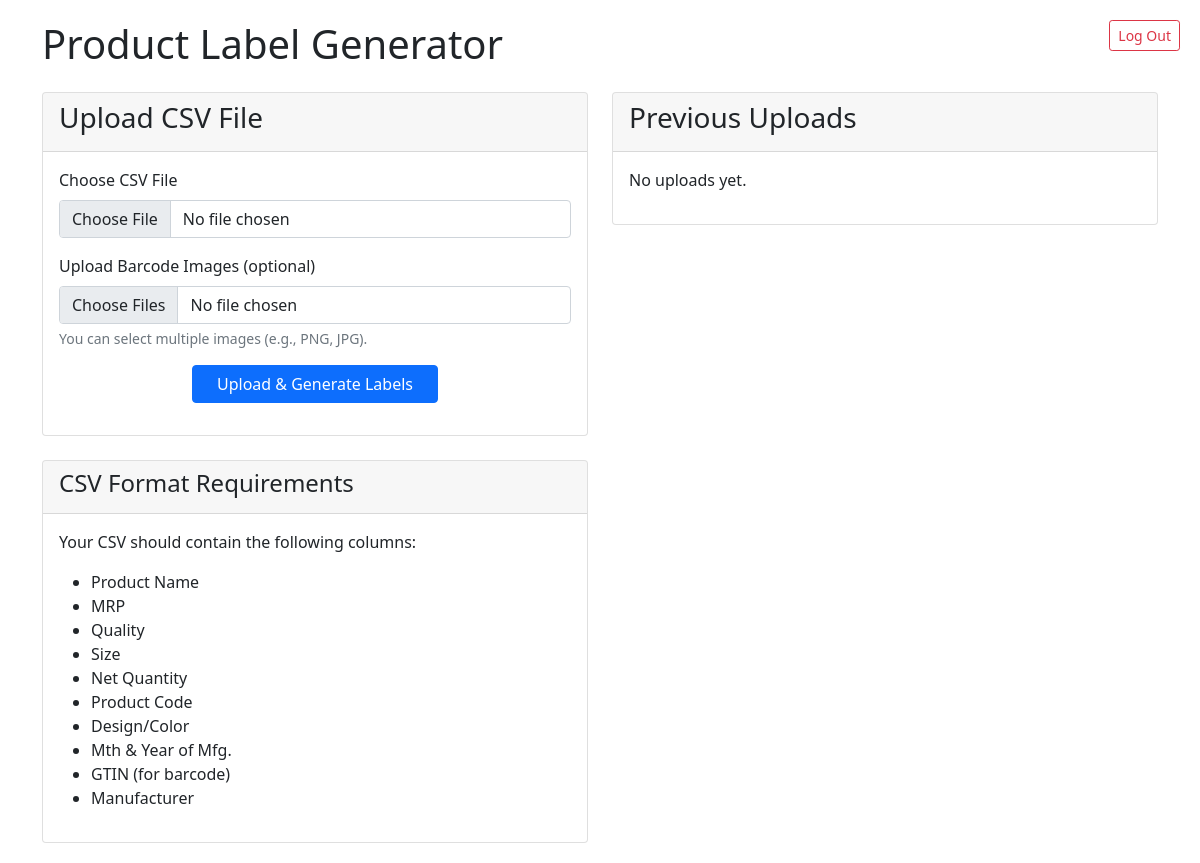
Before: / (signed in) with the older database file.
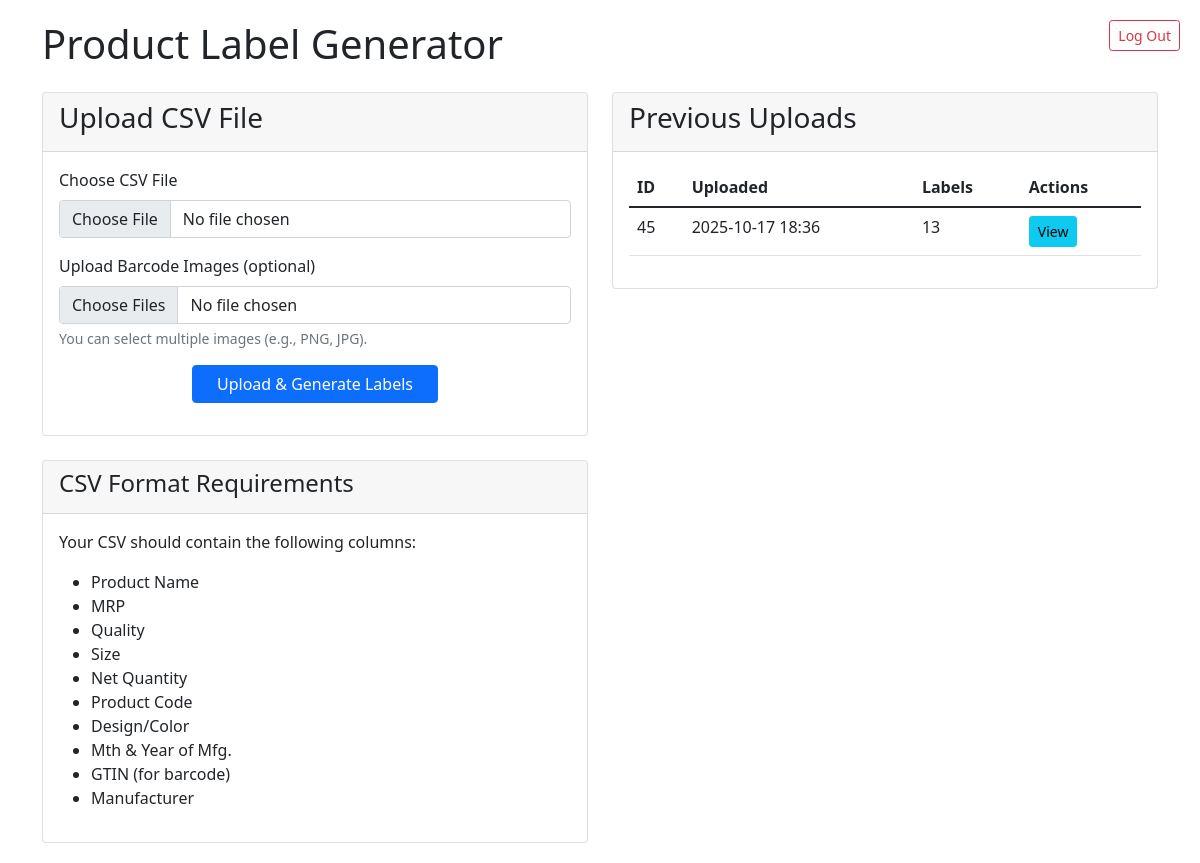
After: the same page with the newer database file.
### labels/models.py (models this page shows, shortened)
class CSVUpload(models.Model):
    file = models.FileField(upload_to=overwrite_filename, storage=OverwriteStorage())
    uploaded_at = models.DateTimeField(auto_now_add=True)
    processed = models.BooleanField(default=False)

### labels/views.py (the view)
# urls.py: path('', views.upload_csv, name='upload_csv'),
@login_required
def upload_csv(request):
    print("Upload csv called")
    if request.method == 'POST':
        print("Request method is POST")
        print("request.POST:", request.POST)
        print("request.FILES:", request.FILES)
        print("barcode_images in request.FILES:", 'barcode_images' in request.FILES)
        form = CSVUploadForm(request.POST, request.FILES)
        if form.is_valid():
            print("Form is valid")
            csv_upload = form.save()
            print("Saved CSVUpload:", csv_upload.id)
            for f in request.FILES.getlist('barcode_images'):
                print("Saving barcode image:", f.name)
                BarcodeImage.objects.create(upload=csv_upload, image=f)
            print("Calling process_csv")
            process_csv(csv_upload)
            return redirect('label_list', csv_upload.id)
        else:
            print("Form is not valid")
            print("Form errors:", form.errors.as_data())
            print("Field errors:")
            for field in form:
                print(f"{field.name}: {field.errors}")
            print("Non-field errors:", form.non_field_errors())
    else:
        print("Request method is not POST")
        form = CSVUploadForm()
    uploads = CSVUpload.objects.all().order_by('-uploaded_at')
    return render(request, 'labels/upload.html', {'form': form, 'uploads': uploads})

### labels/forms.py (shortened to what this page needs)
class CSVUploadForm(forms.ModelForm):
    barcode_images = forms.CharField(  # <--- Change field type to CharField
        required=False,
        widget=MultiFileInput(attrs={
            'multiple': True,
            'accept': 'image/*',
            'class': 'form-control',
        }),
        label='Upload Barcode Images (optional)',
    )
    class Meta:
        model = CSVUpload
        fields = ['file']
        widgets = {
            'file': forms.FileInput(attrs={
                'accept': '.csv',
                'class': 'form-control',
            })
        }

### labels/templates/labels/upload.html (shortened to what this page needs)
{% extends 'labels/base.html' %}
{% block content %}
<div class="row">
    <div class="col-md-6">
        <div class="card">
            <div class="card-header">
                <h3>Upload CSV File</h3>
            </div>
            <div class="card-body">
                <form method="post" enctype="multipart/form-data">
                    <div class="mb-3">
                        <label for="id_file" class="form-label fw-semibold">Choose CSV File</label>
                        {{ form.file }}
                    </div>
                    <div class="mb-3">
                        <label for="id_barcode_images" class="form-label fw-semibold">
                            Upload Barcode Images (optional)
                        </label>
                        {{ form.barcode_images }}
                        <div class="form-text">You can select multiple images (e.g., PNG, JPG).</div>
                    </div>
                    <div class="text-center">
                        <button type="submit" class="btn btn-primary px-4">
                            Upload & Generate Labels
                        </button>
                    </div>
                </form>
            </div>
        </div>
        <div class="card mt-4">
            <div class="card-header">
                <h4>CSV Format Requirements</h4>
            </div>
            <div class="card-body">
                <p>Your CSV should contain the following columns:</p>
                <ul>
                    <li>Product Name</li>
                    <li>MRP</li>
                    <li>Quality</li>
                    <li>Size</li>
                    <li>Net Quantity</li>
                    <li>Product Code</li>
                    <li>Design/Color</li>
                    <li>Mth & Year of Mfg. </li>
                    <li>GTIN (for barcode)</li>
                    <li>Manufacturer</li>
                </ul>
            </div>
        </div>
    </div>
    <div class="col-md-6">
        <div class="card">
            <div class="card-header">
                <h3>Previous Uploads</h3>
            </div>
            <div class="card-body">
                {% if uploads %}
                <table class="table">
                    <thead>
                        <tr>
                            <th>ID</th>
                            <th>Uploaded</th>
                            <th>Labels</th>
                            <th>Actions</th>
                        </tr>
                    </thead>
                    <tbody>
                        {% for upload in uploads %}
                        <tr>
                            <td>{{ upload.id }}</td>
                            <td>{{ upload.uploaded_at|date:"Y-m-d H:i" }}</td>
                            <td>{{ upload.labels.count }}</td>
                            <td>
                                <a href="{% url 'label_list' upload.id %}" class="btn btn-sm btn-info">View</a>
                            </td>
                        </tr>
                        {% endfor %}
                    </tbody>
                </table>
                {% else %}
                <p>No uploads yet.</p>
                {% endif %}
            </div>
        </div>
    </div>
</div>
{% endblock %}

Changed rows visible on the page:
added CSVUpload: id "45", uploaded_at "2025-10-17 18:36", labels.count "13"
Other visible differences:
text no longer shown: "No uploads yet."
text now shown: "ID Uploaded Labels Actions"
